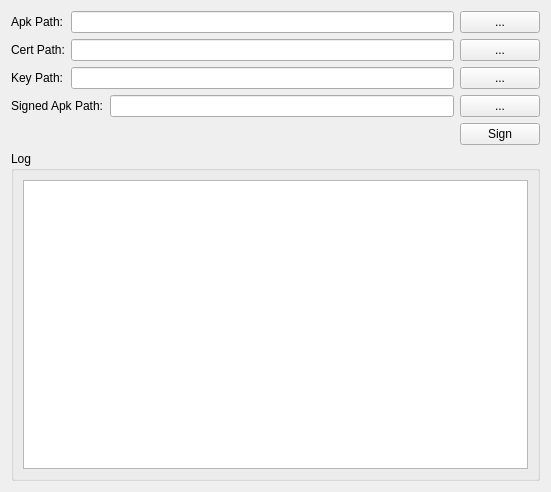
<?xml version="1.0" encoding="UTF-8"?>
<ui version="4.0">
 <class>Form</class>
 <widget class="QWidget" name="Form">
  <property name="geometry">
   <rect>
    <x>0</x>
    <y>0</y>
    <width>551</width>
    <height>492</height>
   </rect>
  </property>
  <property name="windowTitle">
   <string>Form</string>
  </property>
  <layout class="QVBoxLayout" name="verticalLayout_3">
   <item>
    <layout class="QVBoxLayout" name="verticalLayout_2">
     <item>
      <layout class="QGridLayout" name="gridLayout">
       <item row="0" column="0">
        <widget class="QLabel" name="label_apkPath">
         <property name="text">
          <string>Apk Path:</string>
         </property>
        </widget>
       </item>
       <item row="0" column="1" colspan="2">
        <widget class="QLineEdit" name="lineEdit_apkPath"/>
       </item>
       <item row="0" column="3">
        <widget class="QPushButton" name="pushButton_apkPath">
         <property name="text">
          <string>...</string>
         </property>
        </widget>
       </item>
       <item row="1" column="0">
        <widget class="QLabel" name="label_certPath">
         <property name="text">
          <string>Cert Path:</string>
         </property>
        </widget>
       </item>
       <item row="1" column="1" colspan="2">
        <widget class="QLineEdit" name="lineEdit_certPath"/>
       </item>
       <item row="1" column="3">
        <widget class="QPushButton" name="pushButton_certPath">
         <property name="text">
          <string>...</string>
         </property>
        </widget>
       </item>
       <item row="2" column="0">
        <widget class="QLabel" name="label_keyPath">
         <property name="text">
          <string>Key Path:</string>
         </property>
        </widget>
       </item>
       <item row="2" column="1" colspan="2">
        <widget class="QLineEdit" name="lineEdit_keyPath"/>
       </item>
       <item row="2" column="3">
        <widget class="QPushButton" name="pushButton_keyPath">
         <property name="text">
          <string>...</string>
         </property>
        </widget>
       </item>
       <item row="3" column="0" colspan="2">
        <widget class="QLabel" name="label_signedApkPath">
         <property name="text">
          <string>Signed Apk Path:</string>
         </property>
        </widget>
       </item>
       <item row="3" column="2">
        <widget class="QLineEdit" name="lineEdit_signedApkPath"/>
       </item>
       <item row="3" column="3">
        <widget class="QPushButton" name="pushButton_signedApkPath">
         <property name="text">
          <string>...</string>
         </property>
        </widget>
       </item>
      </layout>
     </item>
     <item>
      <layout class="QHBoxLayout" name="horizontalLayout">
       <item>
        <spacer name="horizontalSpacer">
         <property name="orientation">
          <enum>Qt::Horizontal</enum>
         </property>
         <property name="sizeHint" stdset="0">
          <size>
           <width>40</width>
           <height>20</height>
          </size>
         </property>
        </spacer>
       </item>
       <item>
        <widget class="QPushButton" name="pushButton_sign">
         <property name="text">
          <string>Sign</string>
         </property>
        </widget>
       </item>
      </layout>
     </item>
     <item>
      <widget class="QGroupBox" name="groupBox_log">
       <property name="title">
        <string>Log</string>
       </property>
       <layout class="QVBoxLayout" name="verticalLayout">
        <item>
         <widget class="QTextBrowser" name="textBrowser_log"/>
        </item>
       </layout>
      </widget>
     </item>
    </layout>
   </item>
  </layout>
 </widget>
 <resources/>
 <connections/>
</ui>
